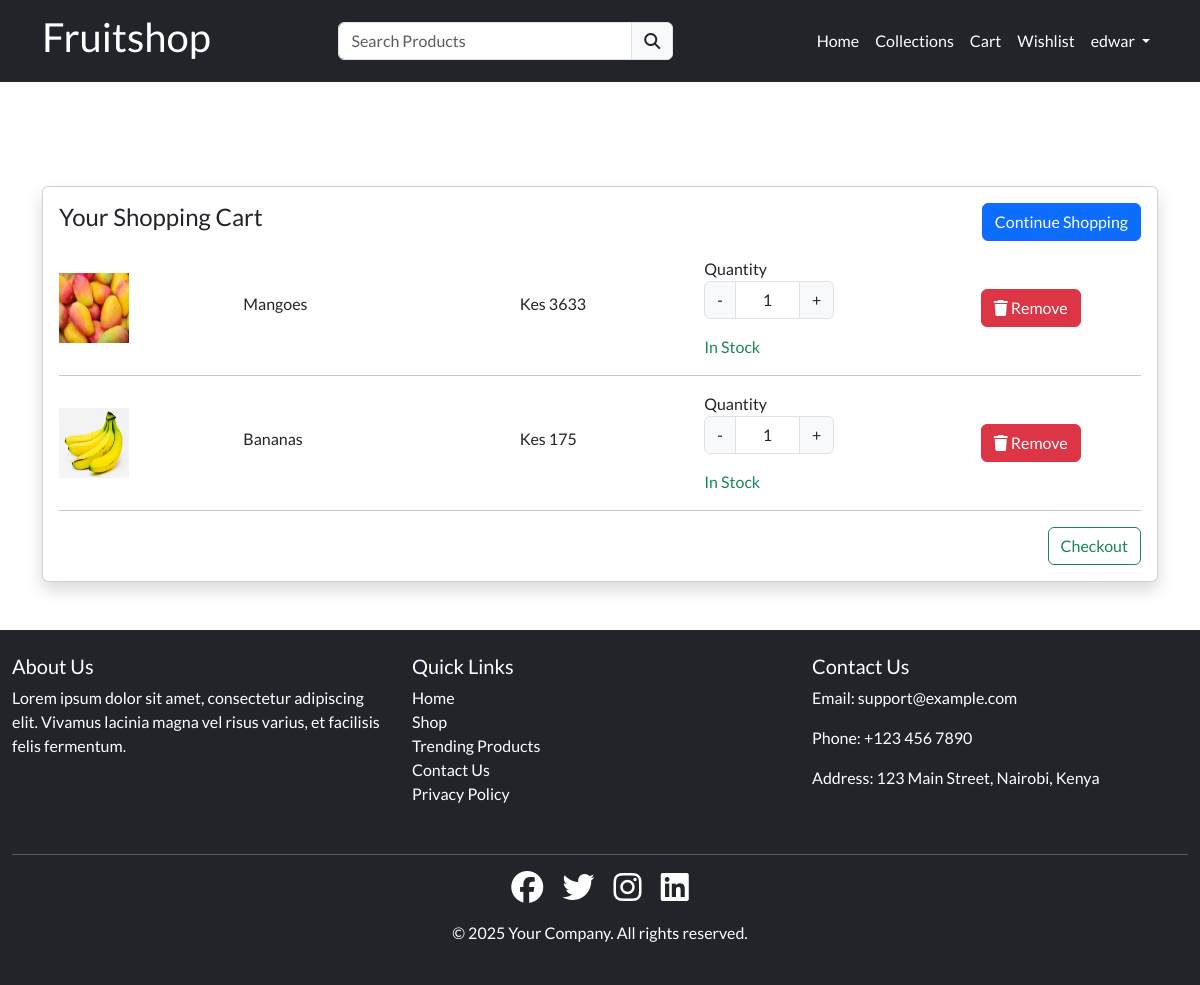
Before: /cart (signed in) with the older database file.
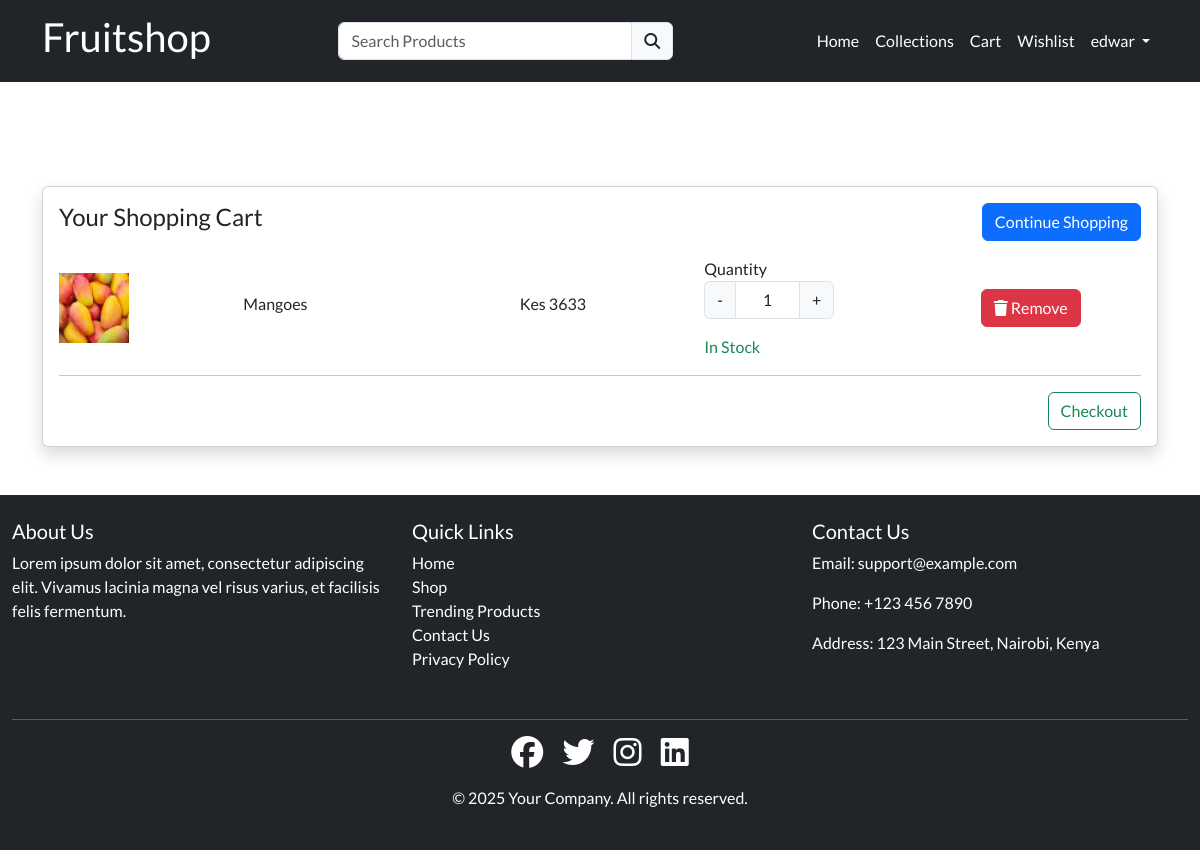
After: the same page with the newer database file.
### store/models.py (models this page shows, shortened)
class Cart(models.Model):
    user = models.ForeignKey(User, on_delete=models.CASCADE)
    product= models.ForeignKey(Product, on_delete=models.CASCADE)
    product_qty = models.IntegerField(null=False, blank=False)
    created_at = models.DateTimeField(auto_now_add=True)

class Product(models.Model):
    category = models.ForeignKey(Category, on_delete=models.CASCADE)
    slug = models.CharField(max_length=150, null=False, blank=False)
    name = models.CharField(max_length=150, null=False, blank=False)
    product_image = models.ImageField(upload_to=get_file_path, null=True, blank= True  )
    small_description = models.CharField(max_length=150, null=False, blank=False)
    quantity = models.IntegerField(null=False,blank=False)
    description = models.TextField(max_length=500, null=False, blank=False)
    original_price= models.FloatField(null=False, blank=False)
    selling_price= models.FloatField(null=False, blank=False)
    status = models.BooleanField(default=False, help_text="0=default, 1=hidden")
    trending = models.BooleanField(default=False, help_text="0=default, 1=trending")
    tag=models.CharField(max_length=150, null=False, blank=False)
    meta_title = models.CharField(max_length=150, null=False, blank=False)
    meta_keyword = models.CharField(max_length=150, null=False, blank=False)
    meta_description = models.TextField(max_length=500, null=False, blank=False)
    created_at = models.DateTimeField(auto_now=True)

### store/controller/cart.py (the view)
# urls.py: path('cart', cart.viewcart, name='cart'),
@login_required(login_url='loginpage')
def viewcart(request):
    cart = Cart.objects.filter(user=request.user)
    context = {'cart': cart}
    return render(request, "store/cart.html", context)

### store/templates/store/cart.html (shortened to what this page needs)
{% extends "store/layouts/main.html" %}
{% block content %}
<div class="py-3 bg-bg-secondary">
    <div class="container">
        <a class="text-white" href="{% url 'home' %}">Home /</a>
        <a class="text-white" href="{% url 'cart' %}">Cart</a>
    </div>
</div>
<div class="py-5">
    <div class="container">
        <div class="row">
            <div class="col-md-12">
                <div class="card shadow">
                    <div class="card-body cartdata">
                        {% if cart %}
                            <div class="row mb-3">
                                <div class="col-md-8">
                                    <h4>Your Shopping Cart</h4>
                                </div>
                                <div class="col-md-4 text-end">
                                    <a href="{% url 'collections' %}" class="btn btn-primary">Continue Shopping</a>
                                </div>
                            </div>
                            {% for item in cart %}
                                <div class="row product_data mb-3">
                                    <div class="col-md-2 my-auto">
                                        <img src="{{ item.product.product_image.url }}" height="70px" width="70px" alt="{{ item.product.name }}">
                                    </div>
                                    <div class="col-md-3 my-auto">
                                        <h6>{{ item.product.name }}</h6>
                                    </div>
                                    <div class="col-md-2 my-auto">
                                        <h6>Kes {{ item.product.selling_price | stringformat:'d' }}</h6>
                                    </div>
                                    <div class="col-md-3 my-auto">
                                        {% if item.product.quantity >= item.product_qty %}
                                            <label for="Quantity">Quantity</label>
                                            <div class="input-group text-center mb-3" style="width:130px;">
                                                <button class="input-group-text changeQuantity decrement-btn">-</button>
                                                <input type="text" name="quantity" class="form-control qty-input text-center" value="{{ item.product_qty }}">
                                                <button class="input-group-text changeQuantity increment-btn">+</button>
                                            </div>
                                            <span class="text-success">In Stock</span>
                                        {% else %}
                                            <h6 class="text-danger">Out of Stock</h6>
                                        {% endif %}
                                    </div>
                                    <div class="col-md-2 my-auto">
                                        <button class="btn btn-danger delete-cart-item">
                                            <i class="fa fa-trash"></i> Remove
                                        </button>
                                    </div>
                                </div>
                                <hr>
                            {% endfor %}
                            <a href="{% url 'checkout'%}" class="btn btn-outline-success float-end">Checkout</a>
                        {% else %}
                            <div class="text-center py-5">
                                <h4>Your cart is empty</h4>
                                <p>Looks like you haven't added anything to your cart yet</p>
                                <a href="{% url 'collections' %}" class="btn btn-primary">Shop Now</a>
                            </div>
                        {% endif %}
                    </div>
                </div>
            </div>
        </div>
    </div>
</div>
{% endblock content %}

Changed rows visible on the page:
removed Cart: product.product_image (picture), product.name "Bananas", product.selling_price "175", quantity "1"
